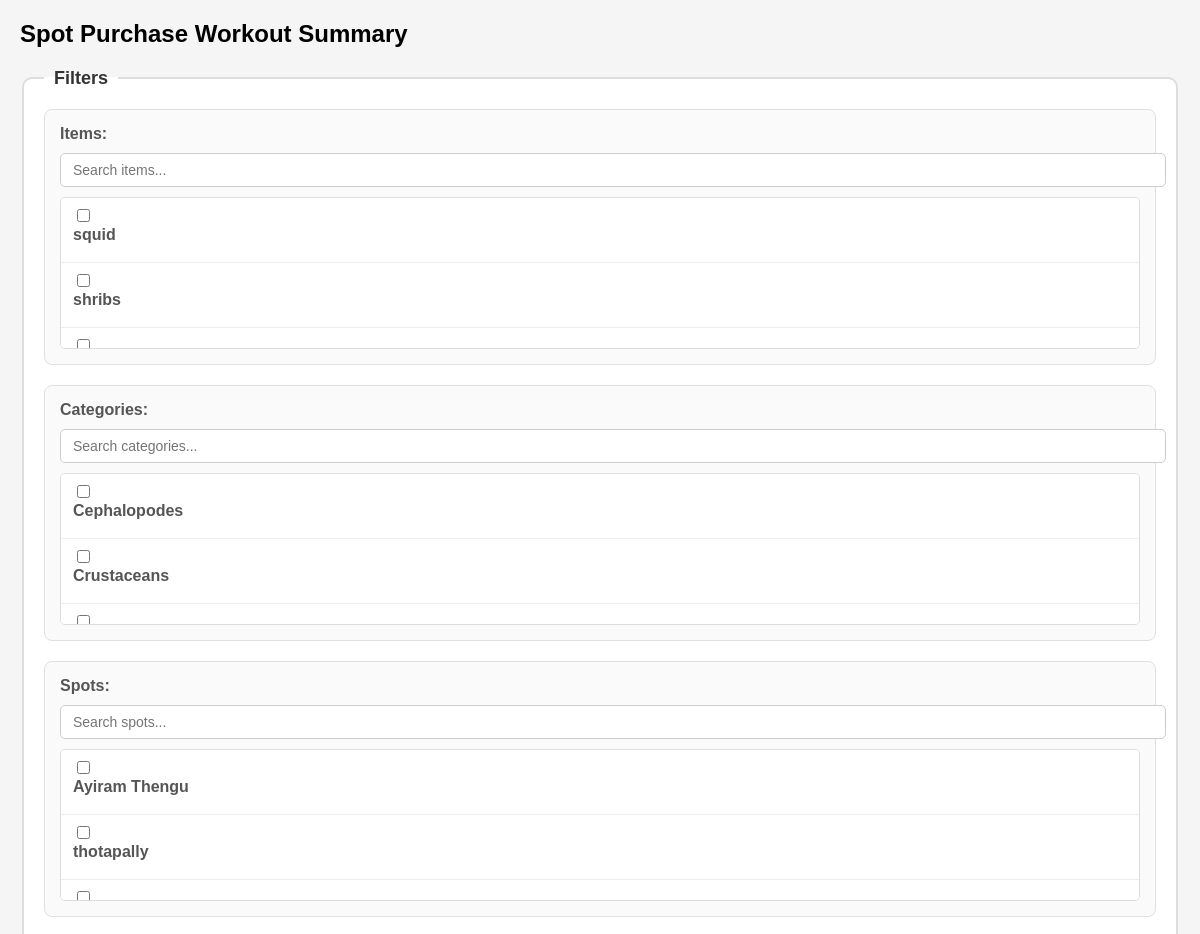
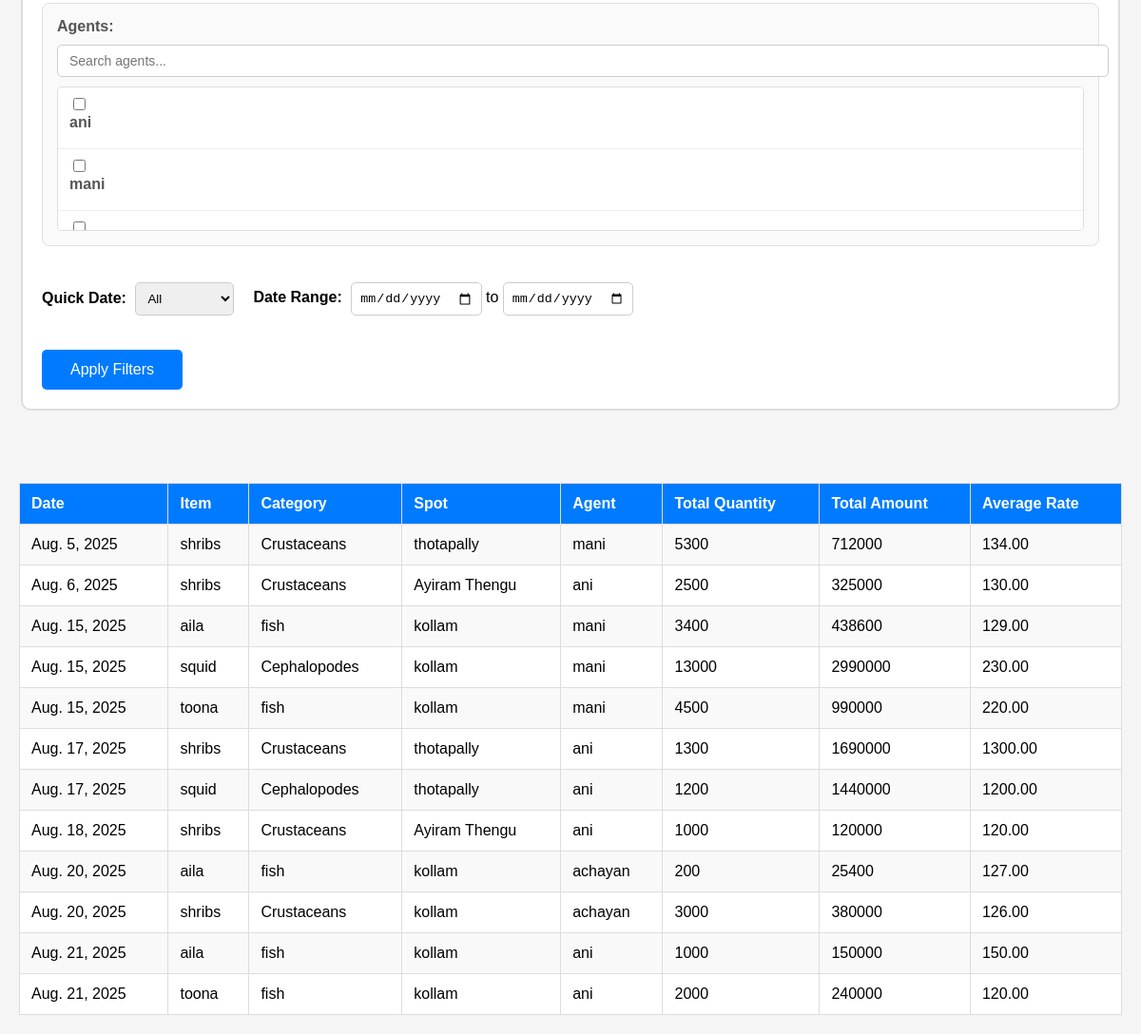
/adminapp/spot/purchase/workout/summary/, run on the app's committed database (2 pictures, top to bottom).
### adminapp/models.py (models this page shows, shortened)
class BaseModel(models.Model):
    id = models.CharField(
        primary_key=True,
        max_length=4,
        editable=False,
        unique=True,
        default=generate_short_id
    )
    class Meta:
        abstract = True

class Item(BaseModel):
    category = models.ForeignKey(ItemCategory, on_delete=models.CASCADE)
    name = models.CharField(max_length=100)
    code = models.CharField(max_length=50, unique=True)
    is_peeling = models.BooleanField(default=False)
    peeling_method = models.CharField(max_length=100, blank=True)

class ItemCategory(BaseModel):
    name = models.CharField(max_length=100)
    description = models.TextField(blank=True)
    code = models.CharField(null=True,blank=True, unique=True,max_length=100)

class PurchasingSpot(BaseModel):
    location_name = models.CharField(max_length=150)
    district = models.CharField(max_length=100, blank=True)
    state = models.CharField(max_length=100, blank=True)
    code = models.CharField(null=True,blank=True,unique=True,max_length=100)

class PurchasingAgent(BaseModel):
    purchasingSpot = models.ForeignKey(PurchasingSpot, on_delete=models.CASCADE)
    name = models.CharField(max_length=150)
    mobile = models.CharField(max_length=15, unique=True)
    code = models.CharField(null=True,blank=True,unique=True,max_length=100)

class SpotPurchase(BaseModel):
    date = models.DateField()
    voucher_number = models.CharField(max_length=20, unique=True)
    spot = models.ForeignKey('PurchasingSpot', on_delete=models.CASCADE)
    supervisor = models.ForeignKey('PurchasingSupervisor', on_delete=models.CASCADE)
    agent = models.ForeignKey('PurchasingAgent', on_delete=models.CASCADE)
    total_amount = models.DecimalField(max_digits=12, decimal_places=2, default=0)
    total_quantity = models.DecimalField(max_digits=12, decimal_places=2, default=0)
    total_items = models.IntegerField(null=True, blank=True)

class SpotPurchaseItem(BaseModel):
    purchase = models.ForeignKey(SpotPurchase, on_delete=models.CASCADE, related_name='items')
    item = models.ForeignKey('Item', on_delete=models.CASCADE)
    quantity = models.DecimalField(max_digits=10, decimal_places=2)
    boxes = models.DecimalField(max_digits=10, decimal_places=2, null=True, blank=True)
    rate = models.DecimalField(max_digits=10, decimal_places=2)
    amount = models.DecimalField(max_digits=12, decimal_places=2)

### adminapp/views.py (the view, shortened to what this page needs)
# urls.py: path("spot/purchase/workout/summary/", views.spot_purchase_workout_summary, name="spot_purchase_workout_summary"),
def spot_purchase_workout_summary(request):
    items = Item.objects.all()
    spots = PurchasingSpot.objects.all()
    agents = PurchasingAgent.objects.all()
    categories = ItemCategory.objects.all()
    queryset = SpotPurchaseItem.objects.select_related(
        "purchase", "item", "purchase__spot", "purchase__agent"
    )
    selected_items = request.GET.getlist("items")
    selected_spots = request.GET.getlist("spots")
    selected_agents = request.GET.getlist("agents")
    selected_categories = request.GET.getlist("categories")
    date_filter = request.GET.get("date_filter")
    start_date = request.GET.get("start_date")
    end_date = request.GET.get("end_date")
    if selected_items:
        queryset = queryset.filter(item__id__in=selected_items)
    if selected_spots:
        queryset = queryset.filter(purchase__spot__id__in=selected_spots)
    if selected_agents:
        queryset = queryset.filter(purchase__agent__id__in=selected_agents)
    if selected_categories:
        queryset = queryset.filter(item__category__id__in=selected_categories)
    if date_filter == "week":
        queryset = queryset.filter(purchase__date__gte=now().date() - timedelta(days=7))
    elif date_filter == "month":
        queryset = queryset.filter(purchase__date__month=now().month)
    elif date_filter == "year":
        queryset = queryset.filter(purchase__date__year=now().year)
    summary = (
        queryset.values(
            "item__name",
            "item__category__name",
            "purchase__spot__location_name",
            "purchase__agent__name",
            "purchase__date",
        )
        .annotate(
            total_quantity=Sum("quantity"),
            total_amount=Sum("amount"),
            avg_rate=Sum("amount") / Sum("quantity"),
        )
        .order_by("purchase__date")
    )
    return render(
        request,
        "adminapp/purchases/spot_purchase_workout_summary.html",
        {
            "summary": summary,
            "items": items,
            "spots": spots,
            "agents": agents,
            "categories": categories,
            "selected_items": selected_items,
            "selected_spots": selected_spots,
            "selected_agents": selected_agents,
            "selected_categories": selected_categories,
            "date_filter": date_filter,
            "start_date": start_date,
            "end_date": end_date,
        },
    )

### adminapp/templates/adminapp/purchases/spot_purchase_workout_summary.html (shortened to what this page needs)
<!DOCTYPE html>
<html>
<head>
</head>
<body>
    <div class="container">
        <h2>Spot Purchase Workout Summary</h2>
        <form method="get">
            <fieldset>
                <legend>Filters</legend>
                <div class="filter-section">
                    <label>Items: <span id="itemsCount" class="selected-count" style="display: none;">0</span></label>
                    <input type="text" class="search-box" placeholder="Search items..." id="itemsSearch">
                    <div class="options-container" id="itemsContainer">
                        {% for i in items %}
                            <div class="option-item">
                                <input type="checkbox" name="items" value="{{ i.id }}" id="item_{{ i.id }}" {% if i.id|stringformat:"s" in selected_items %}checked{% endif %}>
                                <label for="item_{{ i.id }}">{{ i.name }}</label>
                            </div>
                        {% endfor %}
                    </div>
                </div>
                <div class="filter-section">
                    <label>Categories: <span id="categoriesCount" class="selected-count" style="display: none;">0</span></label>
                    <input type="text" class="search-box" placeholder="Search categories..." id="categoriesSearch">
                    <div class="options-container" id="categoriesContainer">
                        {% for c in categories %}
                            <div class="option-item">
                                <input type="checkbox" name="categories" value="{{ c.id }}" id="category_{{ c.id }}" {% if c.id|stringformat:"s" in selected_categories %}checked{% endif %}>
                                <label for="category_{{ c.id }}">{{ c.name }}</label>
                            </div>
                        {% endfor %}
                    </div>
                </div>
                <div class="filter-section">
                    <label>Spots: <span id="spotsCount" class="selected-count" style="display: none;">0</span></label>
                    <input type="text" class="search-box" placeholder="Search spots..." id="spotsSearch">
                    <div class="options-container" id="spotsContainer">
                        {% for s in spots %}
                            <div class="option-item">
                                <input type="checkbox" name="spots" value="{{ s.id }}" id="spot_{{ s.id }}" {% if s.id|stringformat:"s" in selected_spots %}checked{% endif %}>
                                <label for="spot_{{ s.id }}">{{ s.location_name }}</label>
                            </div>
                        {% endfor %}
                    </div>
                </div>
                <div class="filter-section">
                    <label>Agents: <span id="agentsCount" class="selected-count" style="display: none;">0</span></label>
                    <input type="text" class="search-box" placeholder="Search agents..." id="agentsSearch">
                    <div class="options-container" id="agentsContainer">
                        {% for a in agents %}
                            <div class="option-item">
                                <input type="checkbox" name="agents" value="{{ a.id }}" id="agent_{{ a.id }}" {% if a.id|stringformat:"s" in selected_agents %}checked{% endif %}>
                                <label for="agent_{{ a.id }}">{{ a.name }}</label>
                            </div>
                        {% endfor %}
                    </div>
                </div>
                <br>
                <div class="date-section">
                    <div>
                        <label>Quick Date:</label>
                        <select name="date_filter">
                            <option value="">All</option>
                        </select>
                    </div>
                    <div>
                        <label>Date Range:</label>
                        <input type="date" name="start_date" value="{{ start_date }}">
                        to
                        <input type="date" name="end_date" value="{{ end_date }}">
                    </div>
                </div>
                <br><br>
                <button type="submit">Apply Filters</button>
            </fieldset>
        </form>
        <br><br>
        <table border="1" cellpadding="5" cellspacing="0">
            <tr>
                <th>Date</th>
                <th>Item</th>
                <th>Category</th>
                <th>Spot</th>
                <th>Agent</th>
                <th>Total Quantity</th>
                <th>Total Amount</th>
                <th>Average Rate</th>
            </tr>
            {% for row in summary %}
            <tr>
                <td>{{ row.purchase__date }}</td>
                <td>{{ row.item__name }}</td>
                <td>{{ row.item__category__name }}</td>
                <td>{{ row.purchase__spot__location_name }}</td>
                <td>{{ row.purchase__agent__name }}</td>
                <td>{{ row.total_quantity }}</td>
                <td>{{ row.total_amount }}</td>
                <td>{{ row.avg_rate|floatformat:2 }}</td>
            </tr>
            {% empty %}
            <tr><td colspan="8">No records found.</td></tr>
            {% endfor %}
        </table>
    </div>
</body>
</html>

### adminapp/templates/adminapp/purchases/spot_purchase_workout_summary.html (style rules this page uses)
body { font-family: Arial, sans-serif; margin: 20px; background-color: #f5f5f5; }
fieldset { background: white; border: 2px solid #ddd; border-radius: 10px; padding: 20px; margin-bottom: 20px; }
legend { font-weight: bold; font-size: 18px; color: #333; padding: 0 10px; }
.filter-section { margin-bottom: 20px; border: 1px solid #e0e0e0; border-radius: 8px; padding: 15px; background: #fafafa; }
.filter-section label { font-weight: bold; color: #555; display: block; margin-bottom: 10px; }
.search-box { width: 100%; padding: 8px 12px; border: 1px solid #ccc; border-radius: 5px; margin-bottom: 10px; font-size: 14px; }
.options-container { max-height: 150px; overflow-y: auto; border: 1px solid #ddd; border-radius: 5px; background: white; }
.option-item { padding: 8px 12px; border-bottom: 1px solid #eee; cursor: pointer; }
.option-item:last-child { border-bottom: none; }
.option-item input[type="checkbox"] { margin-right: 8px; }
.date-section { display: flex; gap: 20px; align-items: center; flex-wrap: wrap; }
.date-section label { font-weight: bold; margin-right: 5px; }
select, input[type="date"] { padding: 8px; border: 1px solid #ccc; border-radius: 5px; }
button[type="submit"] { background: #007bff; color: white; border: none; padding: 12px 30px; border-radius: 5px; cursor: pointer; font-size: 16px; }
table { width: 100%; border-collapse: collapse; background: white; margin-top: 20px; }
th, td { border: 1px solid #ddd; padding: 12px; text-align: left; }
th { background: #007bff; color: white; font-weight: bold; }
tr:nth-child(even) { background: #f9f9f9; }

### data on the page
Item: name "squid"
Item: name "shribs"
ItemCategory: name "Cephalopodes"
ItemCategory: name "Crustaceans"
PurchasingSpot: location_name "Ayiram Thengu"
PurchasingSpot: location_name "thotapally"
PurchasingAgent: name "ani"
PurchasingAgent: name "mani"
SpotPurchase: purchase__date "Aug. 5, 2025", item__name "shribs", item__category__name "Crustaceans", purchase__spot__location_name "thotapally", purchase__agent__name "mani", total_quantity "5300", total_amount "712000", avg_rate "134.00"
SpotPurchaseItem: purchase__date "Aug. 6, 2025", item__name "shribs", item__category__name "Crustaceans", purchase__spot__location_name "Ayiram Thengu", purchase__agent__name "ani", total_quantity "2500", total_amount "325000", avg_rate "130.00"
SpotPurchaseItem: purchase__date "Aug. 17, 2025", item__name "shribs", item__category__name "Crustaceans", purchase__spot__location_name "thotapally", purchase__agent__name "ani", total_quantity "1300", total_amount "1690000", avg_rate "1300.00"
SpotPurchaseItem: purchase__date "Aug. 17, 2025", item__name "squid", item__category__name "Cephalopodes", purchase__spot__location_name "thotapally", purchase__agent__name "ani", total_quantity "1200", total_amount "1440000", avg_rate "1200.00"
SpotPurchaseItem: purchase__date "Aug. 18, 2025", item__name "shribs", item__category__name "Crustaceans", purchase__spot__location_name "Ayiram Thengu", purchase__agent__name "ani", total_quantity "1000", total_amount "120000", avg_rate "120.00"
SpotPurchaseItem: purchase__date "Aug. 20, 2025", item__name "aila", item__category__name "fish", purchase__spot__location_name "kollam", purchase__agent__name "achayan", total_quantity "200", total_amount "25400", avg_rate "127.00"
SpotPurchaseItem: purchase__date "Aug. 21, 2025", item__name "aila", item__category__name "fish", purchase__spot__location_name "kollam", purchase__agent__name "ani", total_quantity "1000", total_amount "150000", avg_rate "150.00"
SpotPurchaseItem: purchase__date "Aug. 21, 2025", item__name "toona", item__category__name "fish", purchase__spot__location_name "kollam", purchase__agent__name "ani", total_quantity "2000", total_amount "240000", avg_rate "120.00"

### other printed values
{{ row.purchase__date }} "Aug. 15, 2025" "Aug. 15, 2025" "Aug. 15, 2025" "Aug. 20, 2025"
{{ row.item__name }} "aila" "squid" "toona" "shribs"
{{ row.item__category__name }} "fish" "Cephalopodes" "fish" "Crustaceans"
{{ row.purchase__spot__location_name }} "kollam" "kollam" "kollam" "kollam"
{{ row.purchase__agent__name }} "mani" "mani" "mani" "achayan"
{{ row.total_quantity }} "3400" "13000" "4500" "3000"
{{ row.total_amount }} "438600" "2990000" "990000" "380000"
{{ row.avg_rate|floatformat:2 }} "129.00" "230.00" "220.00" "126.00"
